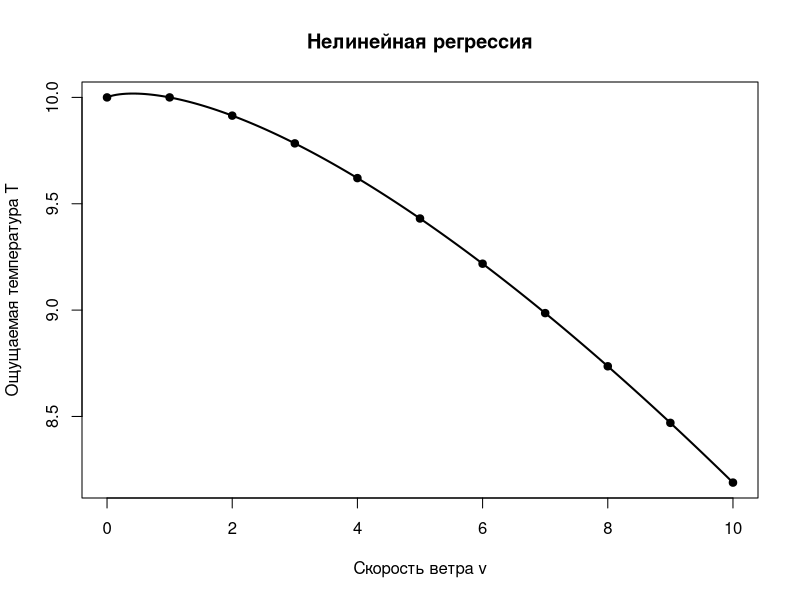

Write R code to recreate this figure.
v <- 0:10

T <- c(
  10.000000,
  10.000000,
  9.914322,
  9.783897,
  9.620585,
  9.430680,
  9.218183,
  8.985899,
  8.735920,
  8.469876,
  8.189079
)

data3 <- data.frame(v, T)

model3 <- nls(
  T ~ 10 - a * v^b + c * v,
  data = data3,
  start = list(
    a = 0.1,
    b = 2,
    c = 0.1
  )
)

summary(model3)
coef(model3)

v_grid <- seq(0, 10, by = 0.05)

T_grid <- predict(
  model3,
  newdata = data.frame(v = v_grid)
)

plot(
  v, T,
  pch = 19,
  xlab = "Скорость ветра v",
  ylab = "Ощущаемая температура T",
  main = "Нелинейная регрессия"
)

lines(v_grid, T_grid, lwd = 2)
